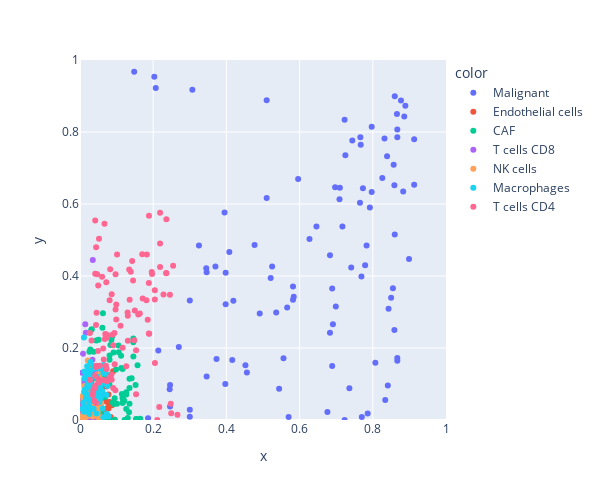

Notebook source saved alongside this figure:
### Code cell
fig = px.scatter(
    x=truth.drop(columns="B cells").stack().values,
    y=csx_fractions.stack().values,
    color=csx_fractions.stack().reset_index()["cell_type"]
)
fig.update_layout(
    width = 600,
    height = 500,
)
fig.update_xaxes(
    range=(0, 1)
)
fig.update_yaxes(
    range=(0, 1),
)
